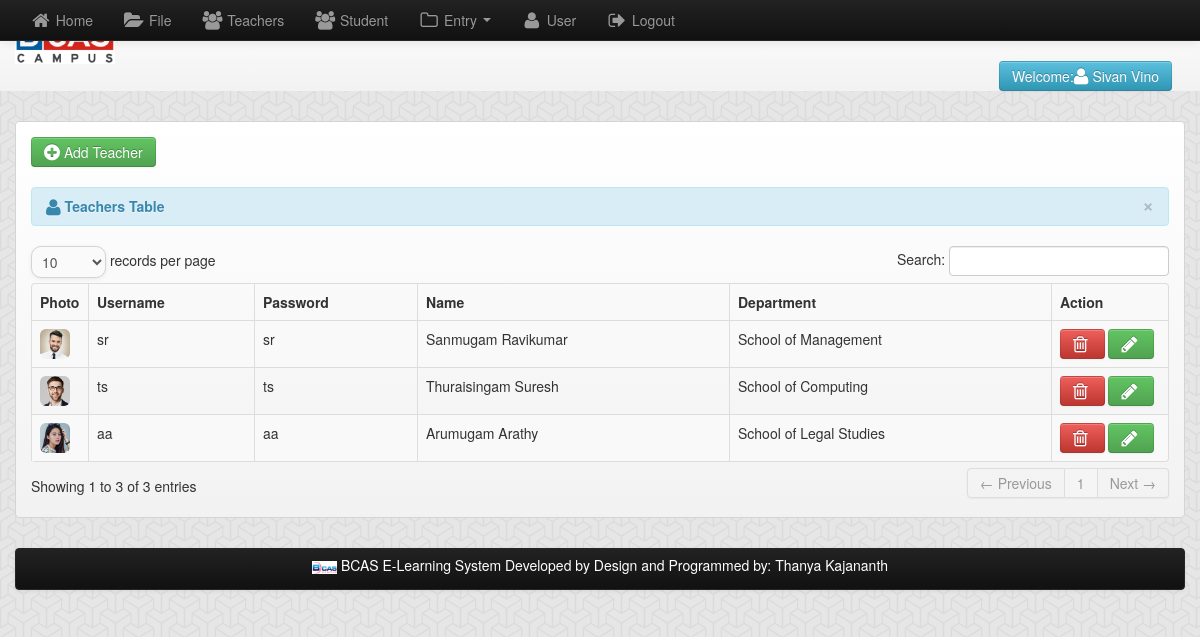
/admin/teacher.php (signed in), run on the app's committed database.
### tables this page shows
CREATE TABLE `user` (
  `user_id` int(11) NOT NULL,
  `username` varchar(150) NOT NULL,
  `password` varchar(150) NOT NULL,
  `firstname` varchar(100) NOT NULL,
  `lastname` varchar(100) NOT NULL
);

CREATE TABLE `teacher` (
  `teacher_id` int(11) NOT NULL,
  `username` varchar(100) NOT NULL,
  `password` varchar(200) NOT NULL,
  `firstname` varchar(100) NOT NULL,
  `lastname` varchar(100) NOT NULL,
  `middlename` varchar(100) NOT NULL,
  `department` varchar(100) NOT NULL,
  `student_id` int(11) NOT NULL,
  `location` varchar(200) NOT NULL
);

### admin/session.php (called while the page is built, shortened)
<?php
        $session_id=$_SESSION['id'];
?>

### admin/teacher.php (the view, shortened to what this page needs)
<?php include('header.php'); ?>
<?php include('session.php'); ?>
<body>
    <div class="row-fluid">
        <div class="span12">
            <?php include('navbar.php'); ?>
            <div class="container">
                <div class="row-fluid">
                    <div class="span12">
                        <div class="hero-unit-3">
                            <a href="add_teacher.php" class="btn btn-success"><i class="icon-plus-sign icon-large"></i>&nbsp;Add Teacher</a>
                            <br>
                            <br>
                            <table cellpadding="0" cellspacing="0" border="0" class="table table-striped table-bordered" id="example">
                                <div class="alert alert-info">
                                    <button type="button" class="close" data-dismiss="alert">&times;</button>
                                    <strong><i class="icon-user icon-large"></i>&nbsp;Teachers Table</strong>
                                </div>
                                <thead>
                                    <tr>
                                        <th>Photo</th>
                                        <th>Username</th>
                                        <th>Password</th>
                                        <th>Name</th>
                                        <th>Department</th>
                                        <th>Action</th>
                                    </tr>
                                </thead>
                                <tbody>
                                    <?php
                                    $query = mysqli_query($conn,"select * from teacher") or die(mysqli_error());
                                    while ($row = mysqli_fetch_array($query)) {
                                        $teacher_id = $row['teacher_id'];
                                        ?>
                                        <tr class="odd gradeX">
                                    <td width="40"><img class="img-rounded" src="<?php echo $row['location']; ?>" height="50" width="30"></td>
                                    <td><?php echo $row['username']; ?></td>
                                    <td><?php echo $row['password']; ?></td>
                                    <td><?php echo $row['firstname'] . " " . $row['middlename'] . " " . $row['lastname']; ?></td>
                                    <td><?php echo $row['department']; ?></td>
                                    <td width="100">
                                        <a rel="tooltip"  title="Delete Teacher" id="d<?php echo $teacher_id; ?>" href="#course_id<?php echo $teacher_id; ?>" role="button"  data-toggle="modal" class="btn btn-danger"><i class="icon-trash icon-large"></i>&nbsp;</a>
                                        <a rel="tooltip"  title="Edit Teacher" id="e<?php echo $teacher_id; ?>" href="edit_teacher.php<?php echo '?id='.$teacher_id; ?>" class="btn btn-success"><i class="icon-pencil icon-large"></i>&nbsp;</a>
                                    </td>
                                    </tr>
                                <?php } ?>
                                </tbody>
                            </table>
                        </div>
                    </div>
                </div>
                <?php include('footer.php'); ?>
            </div>
        </div>
</body>
</html>

### admin/navbar.php (shortened to what this page needs)
<div class="navbar navbar-fixed-top navbar-inverse">
    <div class="navbar-inner">
        <div class="container">
            <div class="nav-collapse collapse">
                <ul class="nav">
                    <li><a href="home.php"><i class="icon-home icon-large"></i>&nbsp;Home</a></li>
                    <li><a href="file.php"><i class="icon-folder-open icon-large"></i>&nbsp;File</a></li>
                    <li><a href="teacher.php"><i class="icon-group  icon-large"></i>&nbsp;Teachers</a></li>
                    <li><a href="student.php"><i class="icon-group icon-large"></i>&nbsp;Student</a></li>
                    <li class="dropdown">
                        <a href="#" class="dropdown-toggle" data-toggle="dropdown">
                            <i class="icon-folder-close-alt icon-large"> </i>&nbsp;Entry
                            <b class="caret"></b>
                        </a>
                    </li>
                    <li><a href="user.php"><i class="icon-user icon-large"></i>&nbsp;User</a></li>
                    <li><a  href="#myModal" role="button"  data-toggle="modal"><i class="icon-signout icon-large"></i>&nbsp;Logout</a></li>
                </ul>
            </div>
        </div>
    </div>
</div>
<div class="hero-unit-header">
    <div class="container">
        <div class="row-fluid">
            <div class="span12">
                <div class="row-fluid">
                    <div class="span6">
                        <img src="images/head.png">
                    </div>
                    <div class="span6">
                        <div class="pull-right">
                            <br><br>
                            <?php $user_query=mysqli_query($conn,"select * from user where user_id='$session_id'")or die(mysqli_error());
                            $row=  mysqli_fetch_array($user_query);
                            ?>
                            <a href="" class="btn btn-info">Welcome:<i class="icon-user icon-large"></i>&nbsp;<?php echo $row['firstname']." ".$row['lastname']; ?></a>
                        </div>
                    </div>
                </div>
            </div>
        </div>
    </div>
</div>

### data on the page
user: firstname "Sivan", lastname "Vino"
teacher: location (picture), username "sr", password "sr", firstname "Sanmugam", lastname "Ravikumar", department "School of Management"
teacher: location (picture), username "ts", password "ts", firstname "Thuraisingam", lastname "Suresh", department "School of Computing"
teacher: location (picture), username "aa", password "aa", firstname "Arumugam", lastname "Arathy", department "School of Legal Studies"
